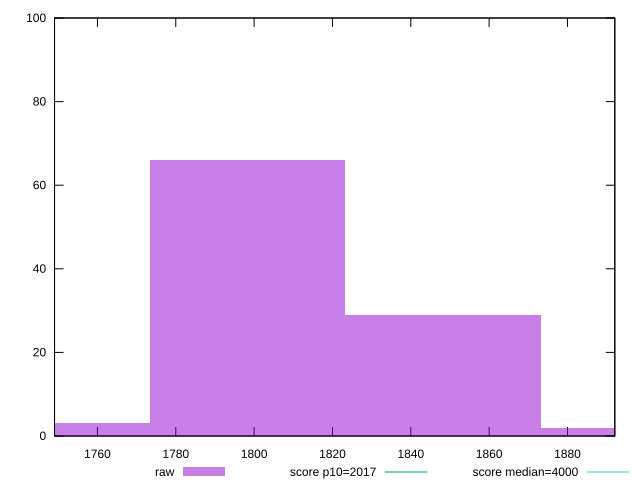

The gnuplot source for this figure:
reset

$raw <<EOF
1848.2741660173258 29
1798.3208101790196 66
1898.227521855632 2
1748.3674543407135 3
EOF

set key outside below
set boxwidth 49.9533558383061
set xrange [1749.0479999999998:1892.0840000000007]
set yrange [0:100]
set trange [0:100]
set style fill transparent solid 0.5 noborder

set parametric
set terminal svg size 640, 490 enhanced background rgb 'white'
set output "reprap/mainthread-work-breakdown/samples/pages+cached+nointeractive/raw/histogram.svg"

plot $raw title "raw" with boxes, \
     2017,t title "score p10=2017", \
     4000,t title "score median=4000"

reset
